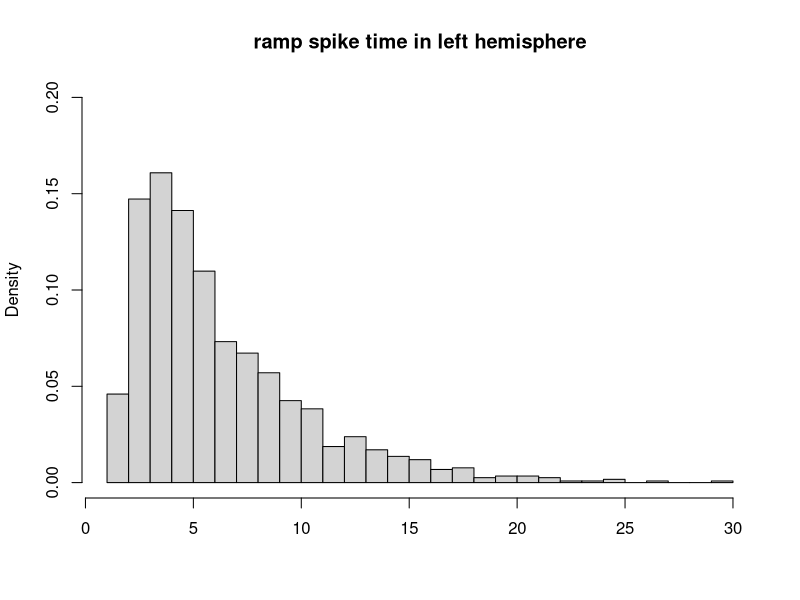
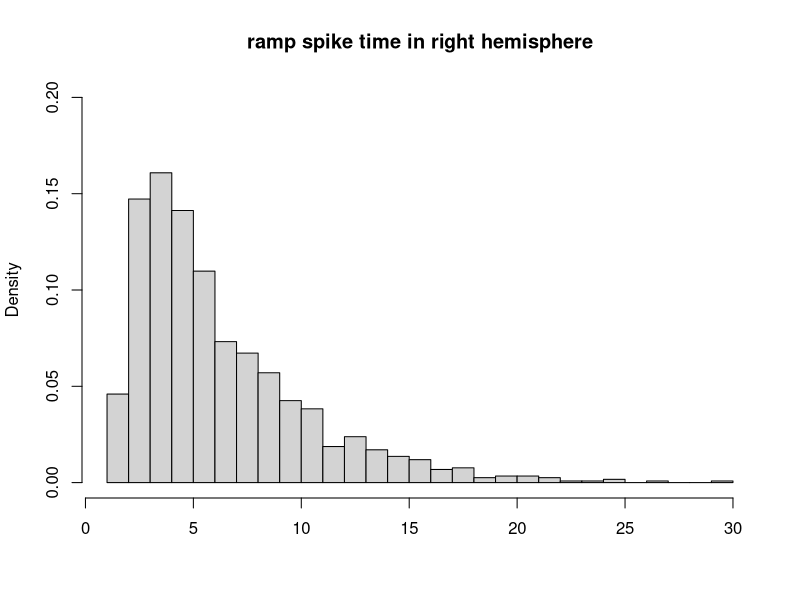
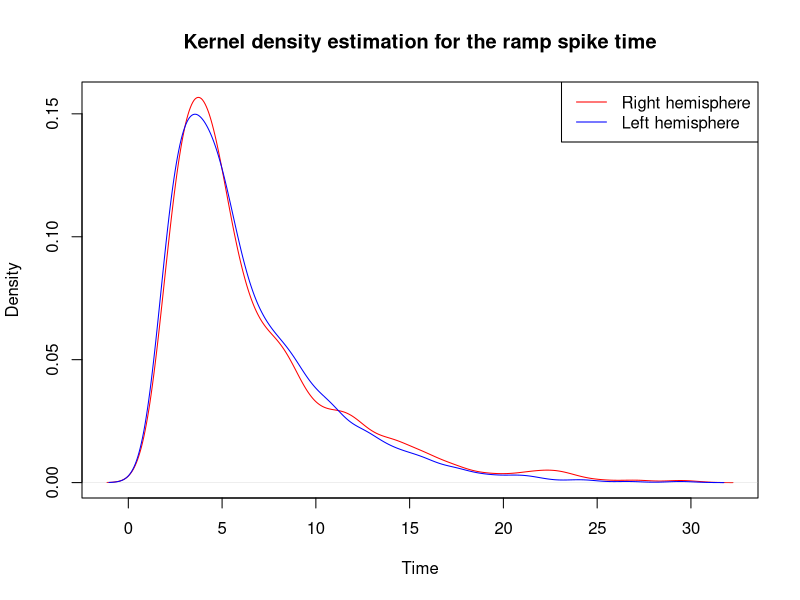
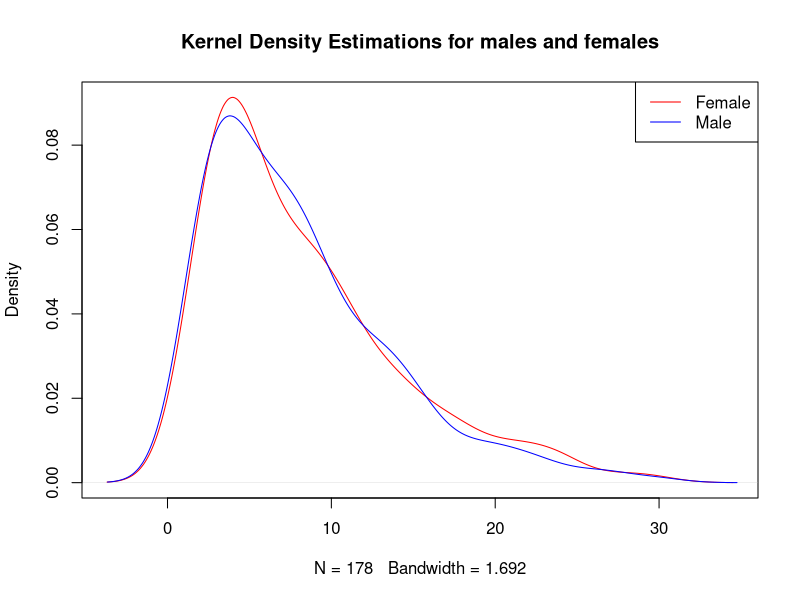
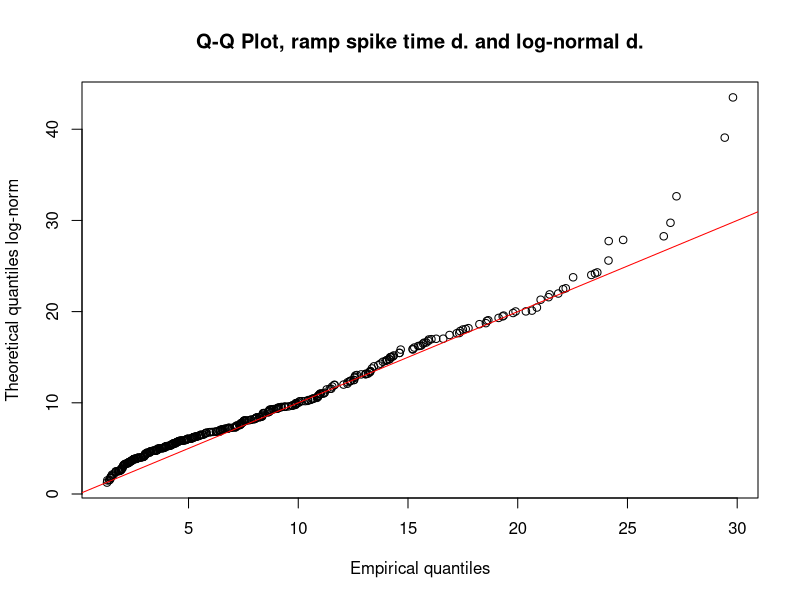
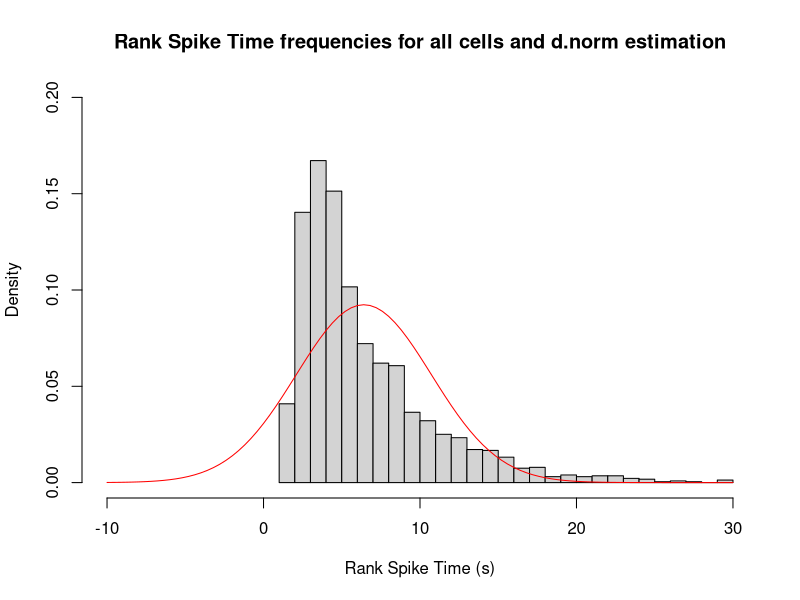
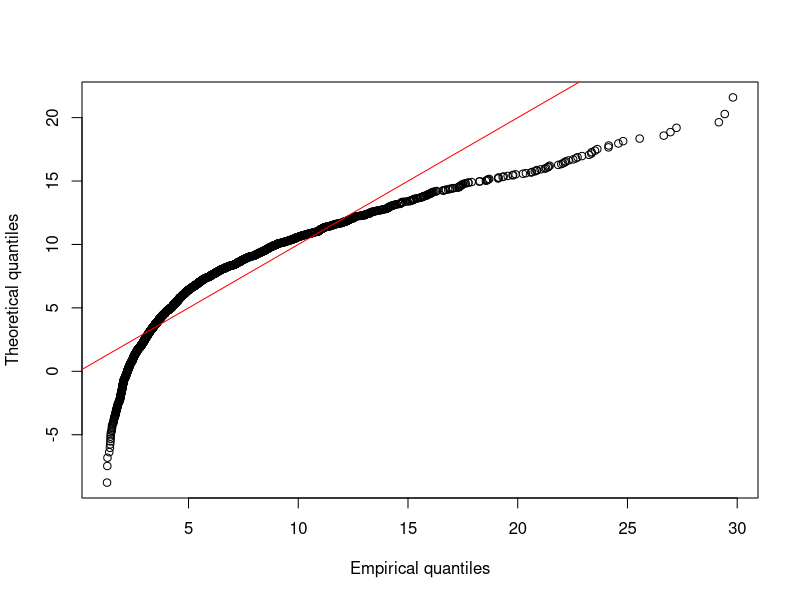
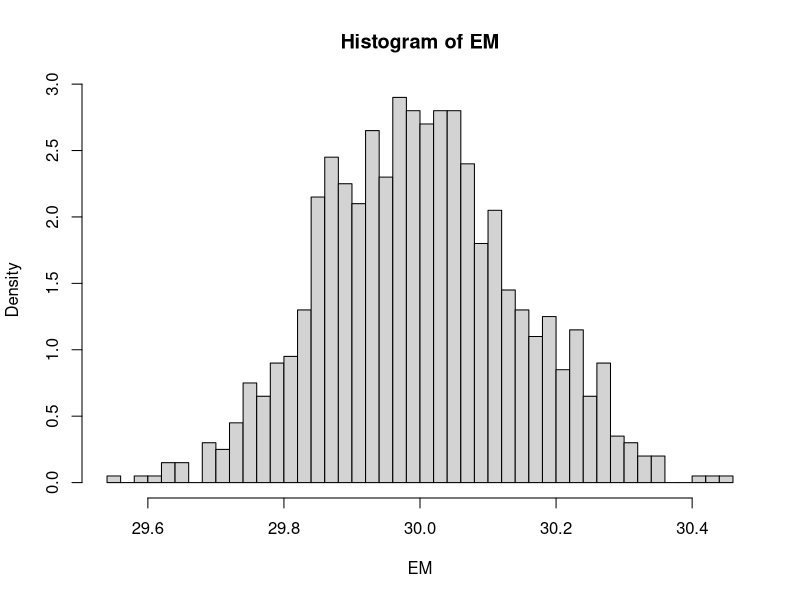

Recreate these plots in R, in order.
## ---- chunk 1
cells <- read.csv("cell_types.csv", na.strings = "")
## ---- chunk 2
left_raw <- cells$ef__peak_t_ramp[cells$specimen__hemisphere == "left"]
left <- left_raw[!is.na(left_raw)] # removing NA values again to avoid missing values error
                 
right_raw <- cells$ef__peak_t_ramp[cells$specimen__hemisphere == "right"]
right <- right_raw[!is.na(right_raw)]

hist(left, 
     breaks = 40, 
     proba = T, 
     main = "ramp spike time in left hemisphere", xlab = "", ylim = c(0,0.2))
hist(left, 
     breaks = 40, 
     proba = T, 
     main = "ramp spike time in right hemisphere", xlab = "", ylim = c(0,0.2))
## ---- chunk 3
plot(density(right),
     col = "red",
     main = "Kernel density estimation for the ramp spike time",
     xlab = "Time")
lines(density(left), 
      col = "blue")
legend("topright",
       legend = c("Right hemisphere", "Left hemisphere"), 
       col = c("red", "blue"), 
       lty = 1)
## ---- chunk 4
female_raw <-
  cells$ef__peak_t_ramp[cells$donor__species == "Homo Sapiens" &
  cells$donor__sex == "Female"]
  female <- female_raw[!is.na(female_raw)]
  
  male_raw <-
  cells$ef__peak_t_ramp[cells$donor__species == "Homo Sapiens" &
  cells$donor__sex == "Male"]
  male <- male_raw[!is.na(male_raw)]

plot(density(female), 
     col = "red", 
     main = "Kernel Density Estimations for males and females")
lines(density(male), 
      col = "blue")
legend("topright", 
       legend = c("Female", "Male"), 
       col = c("red", "blue"), 
       lty = 1)
## ---- chunk 5
humans_raw <- cells$ef__peak_t_ramp[cells$donor__species == "Homo Sapiens"]
humans <- humans_raw[!is.na(humans_raw)]

qqplot(humans,    # qqplot: two "data set" as arg and align quantiles
       rlnorm(ppoints(humans), sdlog = 0.6, meanlog = 2),         
       main = "Q-Q Plot, ramp spike time d. and log-normal d.",       
       xlab = "Empirical quantiles",                                 
       ylab = "Theoretical quantiles log-norm")
abline(0, 1, 
       col = 'red')
## ---- chunk 6
allcells <- cells$ef__peak_t_ramp[!is.na(cells$ef__peak_t_ramp)]
hist(allcells,
    breaks = 40, 
    ylim = c(0, 0.2), 
    xlim = c(-10, 30), 
    probability = TRUE, 
    main = "Rank Spike Time frequencies for all cells and d.norm estimation",
    xlab = "Rank Spike Time (s)")
curve(dnorm(x, mean = 6.41, sd = 4.32), 
      col = "red", 
      add = TRUE)
## ---- chunk 7
theoretical_spike_q <- qnorm(ppoints(allcells), sd = 4.32, mean = 6.41)
plot(sort(allcells), theoretical_spike_q,
     xlab = "Empirical quantiles",
     ylab = "Theoretical quantiles")
abline(0, 1, 
       col = "red")
## ---- chunk 8
n = 100       # n. of experiments (size or i.e. nb of coin tosses)
p = 0.3       # p. of success (i.e. head)
EM = c()
EV = c()
Esd = c()
rep = c()
for (x in c(10, 100, 1000, 10000)){      # x = nb of sampling repetitions 
  sample <- rbinom(x, size = n, prob = p)
  EM <- c(EM, mean(sample))               # empirical mean                
  EV <- c(EV, var(sample))                # empirical variance
  Esd <- c(Esd, sd(sample))               # empirical standard deviation
  rep <- c(rep, x)                        # n. of sampling repetition 
}
mean <-  n * p                      # true or theoretical mean 
var <-  n * p * (1-p)               # true or theoretical variance
sd <-  sqrt(var)                    # true or theoretical standard deviation

data.frame(EM, mean, EV, var, Esd, sd, 
           row.names = rep)
## ---- chunk 9
samp_est_f <- function(nb_rep){
  nb_trials = 100          
  p = 0.3          
  EM = c()
  EV = c()
  Esd = c()
  for (i in 1:1000){
    sample <- rbinom(nb_rep, size = nb_trials, prob = p)
    EM <- c(EM, mean(sample))   # that's an easy way to "append" values to a vector                 
  }
  
  hist(EM, 
       probability = TRUE, 
       breaks = 50)           # histogram of the distribution of the empirical means

  data = list()               # list to store the output of the function
  
  data$EM <- EM                # means distributions for 6.4
  data$sample <- sample        # the last sample generated
  data$rep <- nb_rep           # n. of repetition
  data$var_EM <- var(EM)       # (emp.) variance of empirical/sample means
  data$sd_EM <- sd(EM)         # (emp.) standard deviation of the empirical/sample means
  
  cat("rep:", data$rep, # cat() to print numbers and strings in the same line
      ", var_EM:", data$var_EM,          
      ", sd_EM:", data$sd_EM) 
  return(data)
}

data <- samp_est_f(1000)
## ---- chunk 10
SEM_f <- function(x){                                    
  SEM <- (sd(data$sample) / sqrt(length(data$sample) - 1)) 
  return(SEM)
}
data$SEM <- SEM_f(1000)
cat("sd_EM:", data$sd_EM, ", SEM:", data$SEM)
# SEM = ESTIMATOR of the error between the sample means and the population mean
# sd_EM = standard deviation of the sample means
## ---- chunk 11
plot_f <- function(x){
  hist(data$EM, 
       probability = TRUE, 
       breaks = 50, 
       xlab = "SEM")
  curve(dnorm(x, mean = 100 * 0.3, sd = data$SEM),
        col = "red",
        add = TRUE)
  legend("topright",                        
         legend = "norm d.",
         col = "red",
         lty = 1)
}
plot_f(1000)
## ---- chunk 12
data_10 <- samp_est_f(10)                                      
data_10$SEM <- SEM_f(10)
cat("rep:", data_10$rep,
    ", var_EM:", data_10$var_EM,          
    ", sd_EM:", data_10$sd_EM) 
cat("sd_EM:", data_10$sd_EM, ", SEM:", data_10$SEM)
plot_f(10)
## ---- chunk 13
data_100 <- samp_est_f(100)                             
data_100$SEM <- SEM_f(100)
cat("rep:", data_100$rep,
    ", var_EM:", data_100$var_EM,          
    ", sd_EM:", data_100$sd_EM) 
cat("sd_EM:", data_100$sd_EM, ", SEM:", data_100$SEM)
plot_f(100)
## ---- chunk 14
data_10000 <- samp_est_f(10000)
data_10000$SEM <- SEM_f(10000)
cat("rep:", data_10000$rep,
    ", var_EM:", data_10000$var_EM,          
    ", sd_EM:", data_10000$sd_EM) 
cat("sd_EM:", data_10000$sd_EM, ", SEM:", data_10000$SEM)
plot_f(10000)
